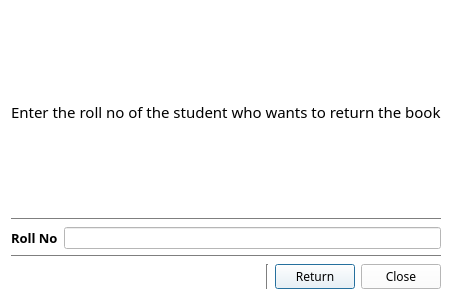
<?xml version="1.0" encoding="UTF-8"?>
<ui version="4.0">
 <class>returnBook</class>
 <widget class="QDialog" name="returnBook">
  <property name="geometry">
   <rect>
    <x>0</x>
    <y>0</y>
    <width>440</width>
    <height>300</height>
   </rect>
  </property>
  <property name="palette">
   <palette>
    <active>
     <colorrole role="WindowText">
      <brush brushstyle="SolidPattern">
       <color alpha="255">
        <red>0</red>
        <green>0</green>
        <blue>0</blue>
       </color>
      </brush>
     </colorrole>
     <colorrole role="Button">
      <brush brushstyle="SolidPattern">
       <color alpha="255">
        <red>255</red>
        <green>255</green>
        <blue>255</blue>
       </color>
      </brush>
     </colorrole>
     <colorrole role="Light">
      <brush brushstyle="SolidPattern">
       <color alpha="255">
        <red>255</red>
        <green>255</green>
        <blue>255</blue>
       </color>
      </brush>
     </colorrole>
     <colorrole role="Midlight">
      <brush brushstyle="SolidPattern">
       <color alpha="255">
        <red>255</red>
        <green>255</green>
        <blue>255</blue>
       </color>
      </brush>
     </colorrole>
     <colorrole role="Dark">
      <brush brushstyle="SolidPattern">
       <color alpha="255">
        <red>127</red>
        <green>127</green>
        <blue>127</blue>
       </color>
      </brush>
     </colorrole>
     <colorrole role="Mid">
      <brush brushstyle="SolidPattern">
       <color alpha="255">
        <red>170</red>
        <green>170</green>
        <blue>170</blue>
       </color>
      </brush>
     </colorrole>
     <colorrole role="Text">
      <brush brushstyle="SolidPattern">
       <color alpha="255">
        <red>0</red>
        <green>0</green>
        <blue>0</blue>
       </color>
      </brush>
     </colorrole>
     <colorrole role="BrightText">
      <brush brushstyle="SolidPattern">
       <color alpha="255">
        <red>255</red>
        <green>255</green>
        <blue>255</blue>
       </color>
      </brush>
     </colorrole>
     <colorrole role="ButtonText">
      <brush brushstyle="SolidPattern">
       <color alpha="255">
        <red>0</red>
        <green>0</green>
        <blue>0</blue>
       </color>
      </brush>
     </colorrole>
     <colorrole role="Base">
      <brush brushstyle="SolidPattern">
       <color alpha="255">
        <red>255</red>
        <green>255</green>
        <blue>255</blue>
       </color>
      </brush>
     </colorrole>
     <colorrole role="Window">
      <brush brushstyle="SolidPattern">
       <color alpha="255">
        <red>255</red>
        <green>255</green>
        <blue>255</blue>
       </color>
      </brush>
     </colorrole>
     <colorrole role="Shadow">
      <brush brushstyle="SolidPattern">
       <color alpha="255">
        <red>0</red>
        <green>0</green>
        <blue>0</blue>
       </color>
      </brush>
     </colorrole>
     <colorrole role="AlternateBase">
      <brush brushstyle="SolidPattern">
       <color alpha="255">
        <red>255</red>
        <green>255</green>
        <blue>255</blue>
       </color>
      </brush>
     </colorrole>
     <colorrole role="ToolTipBase">
      <brush brushstyle="SolidPattern">
       <color alpha="255">
        <red>255</red>
        <green>255</green>
        <blue>220</blue>
       </color>
      </brush>
     </colorrole>
     <colorrole role="ToolTipText">
      <brush brushstyle="SolidPattern">
       <color alpha="255">
        <red>0</red>
        <green>0</green>
        <blue>0</blue>
       </color>
      </brush>
     </colorrole>
    </active>
    <inactive>
     <colorrole role="WindowText">
      <brush brushstyle="SolidPattern">
       <color alpha="255">
        <red>0</red>
        <green>0</green>
        <blue>0</blue>
       </color>
      </brush>
     </colorrole>
     <colorrole role="Button">
      <brush brushstyle="SolidPattern">
       <color alpha="255">
        <red>255</red>
        <green>255</green>
        <blue>255</blue>
       </color>
      </brush>
     </colorrole>
     <colorrole role="Light">
      <brush brushstyle="SolidPattern">
       <color alpha="255">
        <red>255</red>
        <green>255</green>
        <blue>255</blue>
       </color>
      </brush>
     </colorrole>
     <colorrole role="Midlight">
      <brush brushstyle="SolidPattern">
       <color alpha="255">
        <red>255</red>
        <green>255</green>
        <blue>255</blue>
       </color>
      </brush>
     </colorrole>
     <colorrole role="Dark">
      <brush brushstyle="SolidPattern">
       <color alpha="255">
        <red>127</red>
        <green>127</green>
        <blue>127</blue>
       </color>
      </brush>
     </colorrole>
     <colorrole role="Mid">
      <brush brushstyle="SolidPattern">
       <color alpha="255">
        <red>170</red>
        <green>170</green>
        <blue>170</blue>
       </color>
      </brush>
     </colorrole>
     <colorrole role="Text">
      <brush brushstyle="SolidPattern">
       <color alpha="255">
        <red>0</red>
        <green>0</green>
        <blue>0</blue>
       </color>
      </brush>
     </colorrole>
     <colorrole role="BrightText">
      <brush brushstyle="SolidPattern">
       <color alpha="255">
        <red>255</red>
        <green>255</green>
        <blue>255</blue>
       </color>
      </brush>
     </colorrole>
     <colorrole role="ButtonText">
      <brush brushstyle="SolidPattern">
       <color alpha="255">
        <red>0</red>
        <green>0</green>
        <blue>0</blue>
       </color>
      </brush>
     </colorrole>
     <colorrole role="Base">
      <brush brushstyle="SolidPattern">
       <color alpha="255">
        <red>255</red>
        <green>255</green>
        <blue>255</blue>
       </color>
      </brush>
     </colorrole>
     <colorrole role="Window">
      <brush brushstyle="SolidPattern">
       <color alpha="255">
        <red>255</red>
        <green>255</green>
        <blue>255</blue>
       </color>
      </brush>
     </colorrole>
     <colorrole role="Shadow">
      <brush brushstyle="SolidPattern">
       <color alpha="255">
        <red>0</red>
        <green>0</green>
        <blue>0</blue>
       </color>
      </brush>
     </colorrole>
     <colorrole role="AlternateBase">
      <brush brushstyle="SolidPattern">
       <color alpha="255">
        <red>255</red>
        <green>255</green>
        <blue>255</blue>
       </color>
      </brush>
     </colorrole>
     <colorrole role="ToolTipBase">
      <brush brushstyle="SolidPattern">
       <color alpha="255">
        <red>255</red>
        <green>255</green>
        <blue>220</blue>
       </color>
      </brush>
     </colorrole>
     <colorrole role="ToolTipText">
      <brush brushstyle="SolidPattern">
       <color alpha="255">
        <red>0</red>
        <green>0</green>
        <blue>0</blue>
       </color>
      </brush>
     </colorrole>
    </inactive>
    <disabled>
     <colorrole role="WindowText">
      <brush brushstyle="SolidPattern">
       <color alpha="255">
        <red>127</red>
        <green>127</green>
        <blue>127</blue>
       </color>
      </brush>
     </colorrole>
     <colorrole role="Button">
      <brush brushstyle="SolidPattern">
       <color alpha="255">
        <red>255</red>
        <green>255</green>
        <blue>255</blue>
       </color>
      </brush>
     </colorrole>
     <colorrole role="Light">
      <brush brushstyle="SolidPattern">
       <color alpha="255">
        <red>255</red>
        <green>255</green>
        <blue>255</blue>
       </color>
      </brush>
     </colorrole>
     <colorrole role="Midlight">
      <brush brushstyle="SolidPattern">
       <color alpha="255">
        <red>255</red>
        <green>255</green>
        <blue>255</blue>
       </color>
      </brush>
     </colorrole>
     <colorrole role="Dark">
      <brush brushstyle="SolidPattern">
       <color alpha="255">
        <red>127</red>
        <green>127</green>
        <blue>127</blue>
       </color>
      </brush>
     </colorrole>
     <colorrole role="Mid">
      <brush brushstyle="SolidPattern">
       <color alpha="255">
        <red>170</red>
        <green>170</green>
        <blue>170</blue>
       </color>
      </brush>
     </colorrole>
     <colorrole role="Text">
      <brush brushstyle="SolidPattern">
       <color alpha="255">
        <red>127</red>
        <green>127</green>
        <blue>127</blue>
       </color>
      </brush>
     </colorrole>
     <colorrole role="BrightText">
      <brush brushstyle="SolidPattern">
       <color alpha="255">
        <red>255</red>
        <green>255</green>
        <blue>255</blue>
       </color>
      </brush>
     </colorrole>
     <colorrole role="ButtonText">
      <brush brushstyle="SolidPattern">
       <color alpha="255">
        <red>127</red>
        <green>127</green>
        <blue>127</blue>
       </color>
      </brush>
     </colorrole>
     <colorrole role="Base">
      <brush brushstyle="SolidPattern">
       <color alpha="255">
        <red>255</red>
        <green>255</green>
        <blue>255</blue>
       </color>
      </brush>
     </colorrole>
     <colorrole role="Window">
      <brush brushstyle="SolidPattern">
       <color alpha="255">
        <red>255</red>
        <green>255</green>
        <blue>255</blue>
       </color>
      </brush>
     </colorrole>
     <colorrole role="Shadow">
      <brush brushstyle="SolidPattern">
       <color alpha="255">
        <red>0</red>
        <green>0</green>
        <blue>0</blue>
       </color>
      </brush>
     </colorrole>
     <colorrole role="AlternateBase">
      <brush brushstyle="SolidPattern">
       <color alpha="255">
        <red>255</red>
        <green>255</green>
        <blue>255</blue>
       </color>
      </brush>
     </colorrole>
     <colorrole role="ToolTipBase">
      <brush brushstyle="SolidPattern">
       <color alpha="255">
        <red>255</red>
        <green>255</green>
        <blue>220</blue>
       </color>
      </brush>
     </colorrole>
     <colorrole role="ToolTipText">
      <brush brushstyle="SolidPattern">
       <color alpha="255">
        <red>0</red>
        <green>0</green>
        <blue>0</blue>
       </color>
      </brush>
     </colorrole>
    </disabled>
   </palette>
  </property>
  <property name="focusPolicy">
   <enum>Qt::NoFocus</enum>
  </property>
  <property name="windowTitle">
   <string>Return</string>
  </property>
  <property name="autoFillBackground">
   <bool>true</bool>
  </property>
  <property name="sizeGripEnabled">
   <bool>false</bool>
  </property>
  <layout class="QVBoxLayout" name="verticalLayout_2">
   <item>
    <layout class="QVBoxLayout" name="verticalLayout">
     <item>
      <spacer name="verticalSpacer_2">
       <property name="orientation">
        <enum>Qt::Vertical</enum>
       </property>
       <property name="sizeHint" stdset="0">
        <size>
         <width>20</width>
         <height>40</height>
        </size>
       </property>
      </spacer>
     </item>
     <item alignment="Qt::AlignHCenter">
      <widget class="QLabel" name="label_2">
       <property name="font">
        <font>
         <family>Ebrima</family>
         <pointsize>11</pointsize>
        </font>
       </property>
       <property name="text">
        <string>Enter the roll no of the student who wants to return the book</string>
       </property>
      </widget>
     </item>
     <item>
      <spacer name="verticalSpacer">
       <property name="orientation">
        <enum>Qt::Vertical</enum>
       </property>
       <property name="sizeHint" stdset="0">
        <size>
         <width>20</width>
         <height>40</height>
        </size>
       </property>
      </spacer>
     </item>
     <item>
      <widget class="Line" name="line">
       <property name="orientation">
        <enum>Qt::Horizontal</enum>
       </property>
      </widget>
     </item>
     <item>
      <layout class="QHBoxLayout" name="horizontalLayout_2">
       <item>
        <widget class="QLabel" name="label">
         <property name="font">
          <font>
           <family>Ebrima</family>
           <pointsize>10</pointsize>
           <weight>75</weight>
           <bold>true</bold>
          </font>
         </property>
         <property name="text">
          <string>Roll No</string>
         </property>
        </widget>
       </item>
       <item>
        <widget class="QLineEdit" name="lineEdit_return_roll"/>
       </item>
      </layout>
     </item>
     <item>
      <widget class="Line" name="line_2">
       <property name="orientation">
        <enum>Qt::Horizontal</enum>
       </property>
      </widget>
     </item>
     <item>
      <layout class="QHBoxLayout" name="horizontalLayout">
       <item>
        <spacer name="horizontalSpacer">
         <property name="orientation">
          <enum>Qt::Horizontal</enum>
         </property>
         <property name="sizeHint" stdset="0">
          <size>
           <width>40</width>
           <height>20</height>
          </size>
         </property>
        </spacer>
       </item>
       <item>
        <widget class="Line" name="line_3">
         <property name="orientation">
          <enum>Qt::Vertical</enum>
         </property>
        </widget>
       </item>
       <item>
        <widget class="QPushButton" name="clickReturn">
         <property name="font">
          <font>
           <family>Ebrima</family>
          </font>
         </property>
         <property name="text">
          <string>Return</string>
         </property>
        </widget>
       </item>
       <item>
        <widget class="QPushButton" name="pushButton_2">
         <property name="font">
          <font>
           <family>Ebrima</family>
          </font>
         </property>
         <property name="text">
          <string>Close</string>
         </property>
        </widget>
       </item>
      </layout>
     </item>
    </layout>
   </item>
  </layout>
 </widget>
 <resources/>
 <connections>
  <connection>
   <sender>pushButton_2</sender>
   <signal>clicked()</signal>
   <receiver>returnBook</receiver>
   <slot>close()</slot>
   <hints>
    <hint type="sourcelabel">
     <x>428</x>
     <y>288</y>
    </hint>
    <hint type="destinationlabel">
     <x>385</x>
     <y>284</y>
    </hint>
   </hints>
  </connection>
 </connections>
</ui>
